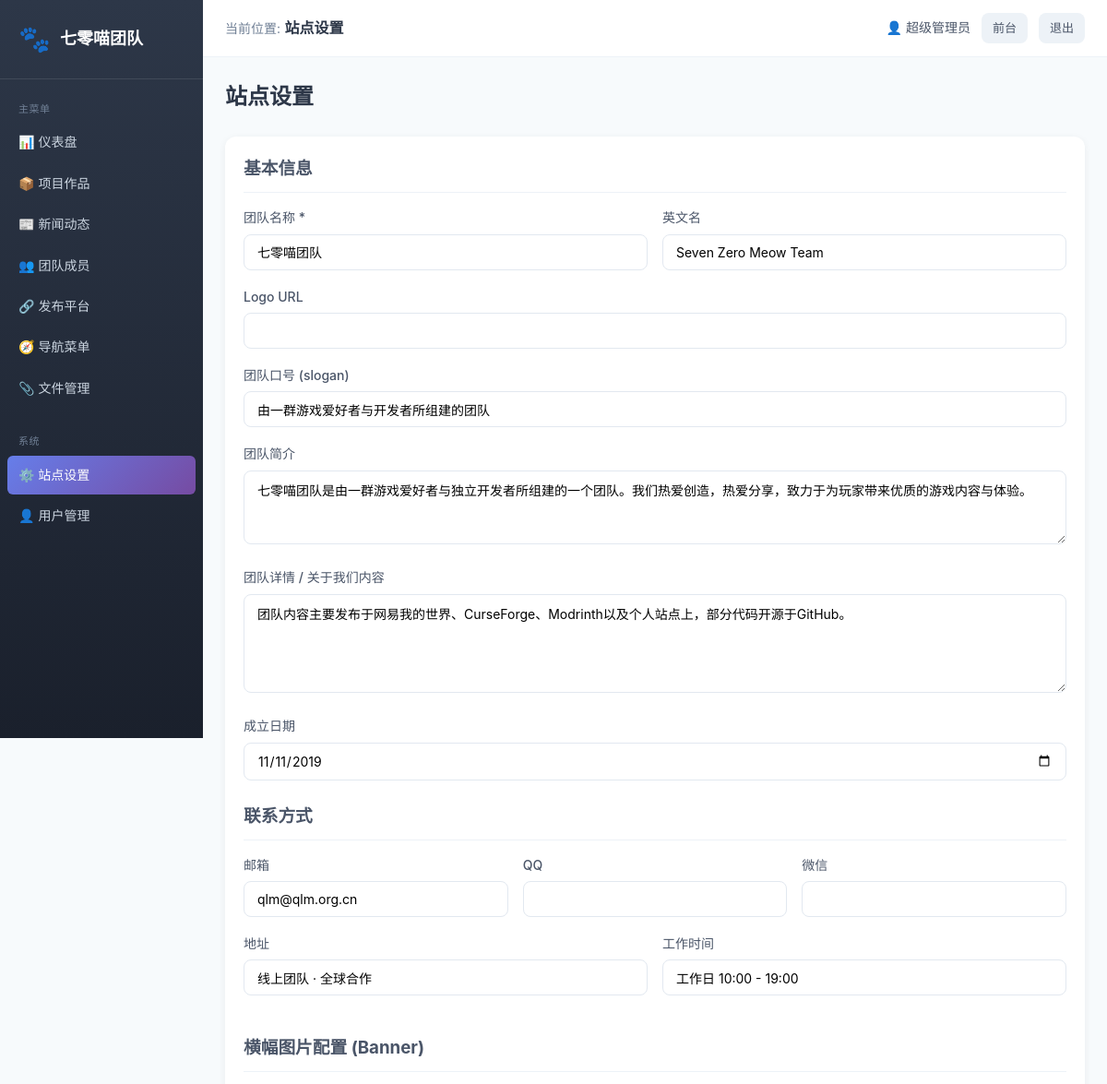
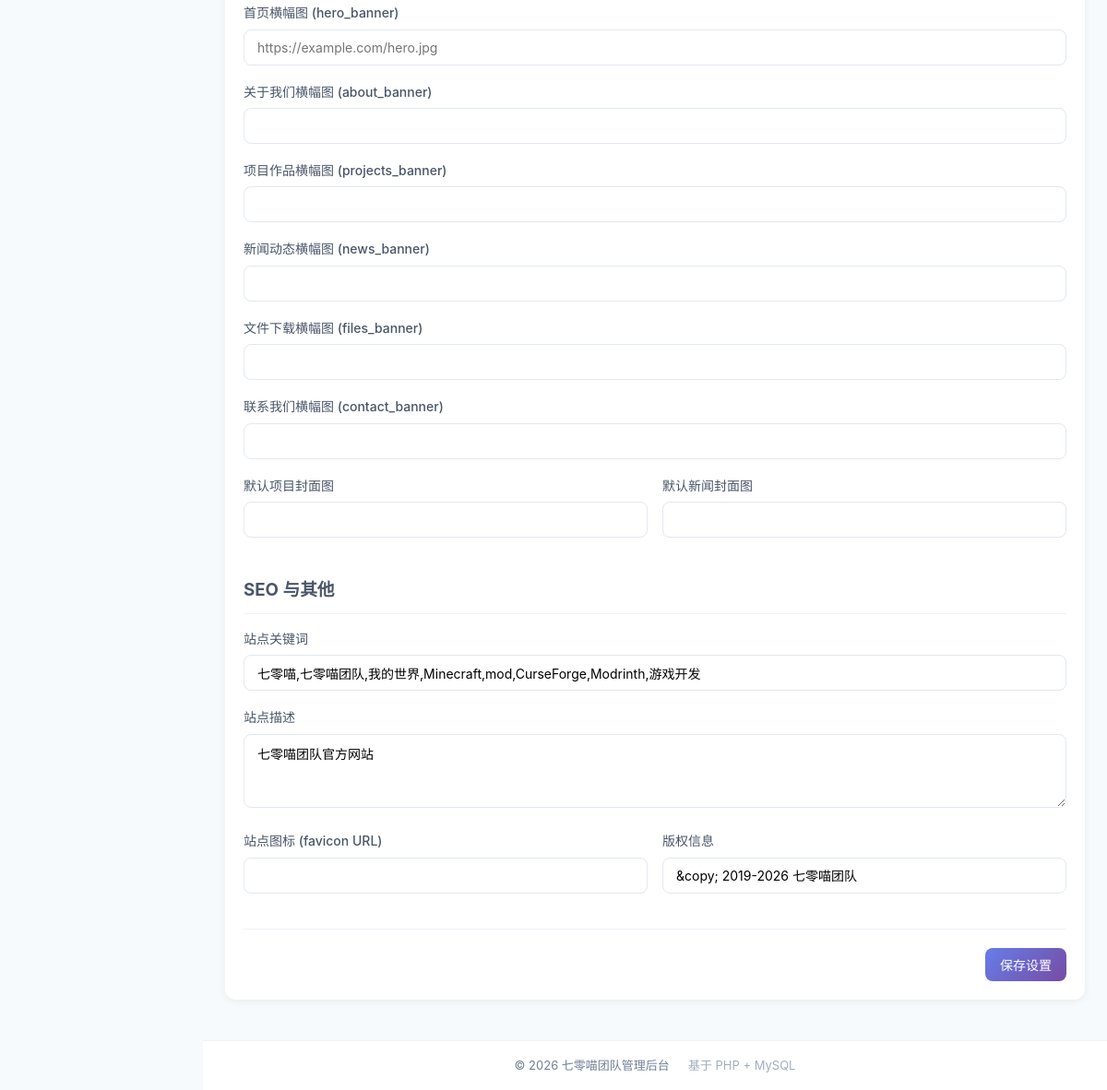
Screenshot of /admin/settings.php (signed in) with the database file from the repository (2 pictures, top to bottom).
### tables this page shows
CREATE TABLE team_info (
  id int(11) NOT NULL AUTO_INCREMENT,
  team_name varchar(100) NOT NULL DEFAULT '七零喵团队',
  team_name_en varchar(100) DEFAULT 'Seven Zero Meow Team',
  team_logo varchar(255) DEFAULT NULL,
  team_slogan varchar(255) DEFAULT NULL,
  team_description text,
  team_content text,
  founded_date date DEFAULT NULL,
  contact_email varchar(100) DEFAULT NULL,
  contact_qq varchar(50) DEFAULT NULL,
  contact_wechat varchar(100) DEFAULT NULL,
  contact_address varchar(255) DEFAULT NULL,
  contact_worktime varchar(100) DEFAULT NULL,
  contact_banner varchar(255) DEFAULT NULL,
  hero_banner varchar(255) DEFAULT NULL,
  about_banner varchar(255) DEFAULT NULL,
  projects_banner varchar(255) DEFAULT NULL,
  news_banner varchar(255) DEFAULT NULL,
  files_banner varchar(255) DEFAULT NULL,
  default_project_cover varchar(255) DEFAULT NULL,
  default_news_cover varchar(255) DEFAULT NULL,
  site_keywords varchar(255) DEFAULT NULL,
  site_description varchar(500) DEFAULT NULL,
  site_ico varchar(255) DEFAULT NULL,
  site_copyright varchar(255) DEFAULT NULL,
  created_at datetime NOT NULL DEFAULT CURRENT_TIMESTAMP,
  updated_at datetime NOT NULL DEFAULT CURRENT_TIMESTAMP ON UPDATE CURRENT_TIMESTAMP,
  PRIMARY KEY (id)
);

### core/Db.php (called while the page is built, shortened)
<?php
class Db {
    private static $pdo = null;
    public static function conn() {
        if (self::$pdo === null) {
            try {
                $dsn = 'mysql:host=' . DB_HOST . ';port=' . DB_PORT . ';dbname=' . DB_NAME . ';charset=' . DB_CHARSET;
                self::$pdo = new PDO($dsn, DB_USER, DB_PASS, [
                    PDO::ATTR_ERRMODE => PDO::ERRMODE_EXCEPTION,
                    PDO::ATTR_DEFAULT_FETCH_MODE => PDO::FETCH_ASSOC,
                    PDO::ATTR_EMULATE_PREPARES => false,
                ]);
            } catch (PDOException $e) {
                throw new Exception('Database Connect Error: ' . $e->getMessage());
            }
        }
        return self::$pdo;
    }
    public static function query($sql, $params = []) {
        $stmt = self::conn()->prepare($sql);
        $stmt->execute($params);
        return $stmt;
    }
    public static function fetchOne($sql, $params = []) {
        $row = self::query($sql, $params)->fetch();
        return $row ?: null;
    }
}

### admin/settings.php (the view, shortened to what this page needs)
<?php
$info = Db::fetchOne('SELECT * FROM team_info ORDER BY id LIMIT 1') ?: [];
?>
<?php include 'admin-header.php'; ?>
<div class="admin-page-title"><h1>站点设置</h1></div>
<div class="card">
  <form method="post" class="form-vertical">
    <h3 style="color:#4a5568; margin-bottom:16px; padding-bottom:10px; border-bottom:1px solid #edf2f7;">基本信息</h3>
    <div class="form-row">
      <div class="form-group"><label>团队名称 *</label><input type="text" name="team_name" class="form-input" value="<?php echo htmlspecialchars($info['team_name'] ?? '七零喵团队', ENT_QUOTES, 'UTF-8'); ?>" required></div>
      <div class="form-group"><label>英文名</label><input type="text" name="team_name_en" class="form-input" value="<?php echo htmlspecialchars($info['team_name_en'] ?? '', ENT_QUOTES, 'UTF-8'); ?>"></div>
    </div>
    <div class="form-group"><label>Logo URL</label><input type="text" name="team_logo" class="form-input" value="<?php echo htmlspecialchars($info['team_logo'] ?? '', ENT_QUOTES, 'UTF-8'); ?>"></div>
    <div class="form-group"><label>团队口号 (slogan)</label><input type="text" name="team_slogan" class="form-input" value="<?php echo htmlspecialchars($info['team_slogan'] ?? '', ENT_QUOTES, 'UTF-8'); ?>"></div>
    <div class="form-group"><label>团队简介</label><textarea name="team_description" class="form-input" rows="3"><?php echo htmlspecialchars($info['team_description'] ?? '', ENT_QUOTES, 'UTF-8'); ?></textarea></div>
    <div class="form-group"><label>团队详情 / 关于我们内容</label><textarea name="team_content" class="form-input" rows="5"><?php echo htmlspecialchars($info['team_content'] ?? '', ENT_QUOTES, 'UTF-8'); ?></textarea></div>
    <div class="form-group"><label>成立日期</label><input type="date" name="founded_date" class="form-input" value="<?php echo htmlspecialchars($info['founded_date'] ?? '', ENT_QUOTES, 'UTF-8'); ?>"></div>
    <h3 style="color:#4a5568; margin:24px 0 16px; padding-bottom:10px; border-bottom:1px solid #edf2f7;">联系方式</h3>
    <div class="form-row">
      <div class="form-group"><label>邮箱</label><input type="email" name="contact_email" class="form-input" value="<?php echo htmlspecialchars($info['contact_email'] ?? '', ENT_QUOTES, 'UTF-8'); ?>"></div>
      <div class="form-group"><label>QQ</label><input type="text" name="contact_qq" class="form-input" value="<?php echo htmlspecialchars($info['contact_qq'] ?? '', ENT_QUOTES, 'UTF-8'); ?>"></div>
      <div class="form-group"><label>微信</label><input type="text" name="contact_wechat" class="form-input" value="<?php echo htmlspecialchars($info['contact_wechat'] ?? '', ENT_QUOTES, 'UTF-8'); ?>"></div>
    </div>
    <div class="form-row">
      <div class="form-group"><label>地址</label><input type="text" name="contact_address" class="form-input" value="<?php echo htmlspecialchars($info['contact_address'] ?? '', ENT_QUOTES, 'UTF-8'); ?>"></div>
      <div class="form-group"><label>工作时间</label><input type="text" name="contact_worktime" class="form-input" value="<?php echo htmlspecialchars($info['contact_worktime'] ?? '', ENT_QUOTES, 'UTF-8'); ?>"></div>
    </div>
    <h3 style="color:#4a5568; margin:24px 0 16px; padding-bottom:10px; border-bottom:1px solid #edf2f7;">横幅图片配置 (Banner)</h3>
    <div class="form-group"><label>首页横幅图 (hero_banner)</label><input type="text" name="hero_banner" class="form-input" value="<?php echo htmlspecialchars($info['hero_banner'] ?? '', ENT_QUOTES, 'UTF-8'); ?>" placeholder="https://example.com/hero.jpg"></div>
    <div class="form-group"><label>关于我们横幅图 (about_banner)</label><input type="text" name="about_banner" class="form-input" value="<?php echo htmlspecialchars($info['about_banner'] ?? '', ENT_QUOTES, 'UTF-8'); ?>"></div>
    <div class="form-group"><label>项目作品横幅图 (projects_banner)</label><input type="text" name="projects_banner" class="form-input" value="<?php echo htmlspecialchars($info['projects_banner'] ?? '', ENT_QUOTES, 'UTF-8'); ?>"></div>
    <div class="form-group"><label>新闻动态横幅图 (news_banner)</label><input type="text" name="news_banner" class="form-input" value="<?php echo htmlspecialchars($info['news_banner'] ?? '', ENT_QUOTES, 'UTF-8'); ?>"></div>
    <div class="form-group"><label>文件下载横幅图 (files_banner)</label><input type="text" name="files_banner" class="form-input" value="<?php echo htmlspecialchars($info['files_banner'] ?? '', ENT_QUOTES, 'UTF-8'); ?>"></div>
    <div class="form-group"><label>联系我们横幅图 (contact_banner)</label><input type="text" name="contact_banner" class="form-input" value="<?php echo htmlspecialchars($info['contact_banner'] ?? '', ENT_QUOTES, 'UTF-8'); ?>"></div>
    <div class="form-row">
      <div class="form-group"><label>默认项目封面图</label><input type="text" name="default_project_cover" class="form-input" value="<?php echo htmlspecialchars($info['default_project_cover'] ?? '', ENT_QUOTES, 'UTF-8'); ?>"></div>
      <div class="form-group"><label>默认新闻封面图</label><input type="text" name="default_news_cover" class="form-input" value="<?php echo htmlspecialchars($info['default_news_cover'] ?? '', ENT_QUOTES, 'UTF-8'); ?>"></div>
    </div>
    <h3 style="color:#4a5568; margin:24px 0 16px; padding-bottom:10px; border-bottom:1px solid #edf2f7;">SEO 与其他</h3>
    <div class="form-group"><label>站点关键词</label><input type="text" name="site_keywords" class="form-input" value="<?php echo htmlspecialchars($info['site_keywords'] ?? '', ENT_QUOTES, 'UTF-8'); ?>"></div>
    <div class="form-group"><label>站点描述</label><textarea name="site_description" class="form-input" rows="2"><?php echo htmlspecialchars($info['site_description'] ?? '', ENT_QUOTES, 'UTF-8'); ?></textarea></div>
    <div class="form-row">
      <div class="form-group"><label>站点图标 (favicon URL)</label><input type="text" name="site_ico" class="form-input" value="<?php echo htmlspecialchars($info['site_ico'] ?? '', ENT_QUOTES, 'UTF-8'); ?>"></div>
      <div class="form-group"><label>版权信息</label><input type="text" name="site_copyright" class="form-input" value="<?php echo htmlspecialchars($info['site_copyright'] ?? '', ENT_QUOTES, 'UTF-8'); ?>"></div>
    </div>
    <div class="form-actions"><button type="submit" class="btn btn-primary">保存设置</button></div>
  </form>
</div>
<?php include 'admin-footer.php'; ?>

### admin/admin.css (style rules this page uses)
body.admin-body { font-family: -apple-system, 'PingFang SC', 'Microsoft YaHei', sans-serif; background: #f7fafc; color: #2d3748; line-height: 1.6; min-height: 100vh; }
.admin-page-title { display: flex; justify-content: space-between; align-items: center; margin-bottom: 24px; }
.admin-page-title h1 { font-size: 24px; color: #2d3748; font-weight: 600; }
.card { background: #fff; border-radius: 12px; overflow: hidden; box-shadow: 0 2px 8px rgba(0,0,0,0.06); margin-bottom: 20px; }
.btn { display: inline-block; padding: 8px 16px; border-radius: 8px; font-size: 14px; cursor: pointer; border: none; font-family: inherit; transition: all 0.2s; font-weight: 500; }
.btn-primary { background: linear-gradient(135deg, #667eea, #764ba2); color: #fff; }
.form-vertical { padding: 20px; }
.form-group { margin-bottom: 18px; }
.form-group label { display: block; margin-bottom: 6px; color: #4a5568; font-size: 14px; font-weight: 500; }
.form-input { width: 100%; padding: 10px 14px; border: 1px solid #e2e8f0; border-radius: 8px; font-size: 14px; font-family: inherit; transition: all 0.2s; }
textarea.form-input { resize: vertical; min-height: 80px; }
.form-row { display: grid; grid-template-columns: repeat(auto-fit, minmax(200px, 1fr)); gap: 16px; }
.form-actions { display: flex; gap: 12px; justify-content: flex-end; margin-top: 20px; padding-top: 20px; border-top: 1px solid #edf2f7; }

### rows the page displays
team_info: team_name "七零喵团队", team_name_en "Seven Zero Meow Team", team_slogan "由一群游戏爱好者与开发者所组建的团队", team_description "七零喵团队是由一群游戏爱好者与独立开发者所组建的一个团队。我们热爱创造，热爱分享，致力于为玩家带来优质的游戏内容与体验。", team_content "团队内容主要发布于网易我的世界、CurseForge、Modrinth以及个人站点上，部分代码开源于GitHub。", founded_date "11/11/2019", contact_email "qlm@qlm.org.cn", contact_address "线上团队 · 全球合作", contact_worktime "工作日 10:00 - 19:00", site_keywords "七零喵,七零喵团队,我的世界,Minecraft,mod,CurseForge,Modrinth,游戏开发", site_description "七零喵团队官方网站", site_copyright "&copy; 2019-2026 七零喵团队"

### other values shown
$pageTitle "站点设置"
Auth::nickname() ?: Auth::username() "超级管理员"
